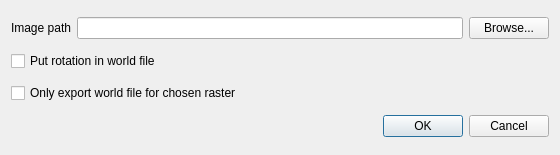
<?xml version="1.0" encoding="UTF-8"?>
<ui version="4.0">
 <class>ExportGeorefRasterDialog</class>
 <widget class="QDialog" name="ExportGeorefRasterDialog">
  <property name="geometry">
   <rect>
    <x>0</x>
    <y>0</y>
    <width>560</width>
    <height>155</height>
   </rect>
  </property>
  <property name="windowTitle">
   <string>Export georeferenced raster</string>
  </property>
  <layout class="QVBoxLayout" name="verticalLayout">
   <item>
    <layout class="QGridLayout" name="pathLayout">
     <item row="0" column="0">
      <widget class="QLabel" name="label">
       <property name="text">
        <string>Image path</string>
       </property>
       <property name="buddy">
        <cstring>lineEditImagePath</cstring>
       </property>
      </widget>
     </item>
     <item row="0" column="1">
      <widget class="QLineEdit" name="lineEditImagePath">
       <property name="sizePolicy">
        <sizepolicy hsizetype="Expanding" vsizetype="Fixed">
         <horstretch>1</horstretch>
         <verstretch>0</verstretch>
        </sizepolicy>
       </property>
      </widget>
     </item>
     <item row="0" column="2">
      <widget class="QPushButton" name="pushButtonBrowse">
       <property name="text">
        <string>Browse...</string>
       </property>
      </widget>
     </item>
    </layout>
   </item>
   <item>
    <widget class="QCheckBox" name="checkBoxRotationMode">
     <property name="toolTip">
      <string>&lt;html&gt;&lt;head/&gt;&lt;body&gt;&lt;p&gt;If checked, the raster will be exported as is and the world file will contain the rotation, scaling and translation. Some GIS software may not be able to georeference the raster correctly in this mode. If unchecked, the raster will be modified with the rotation and the scaling between axis and the world file will contain the rest of the transformation.&lt;/p&gt;&lt;/body&gt;&lt;/html&gt;</string>
     </property>
     <property name="text">
      <string>Put rotation in world file</string>
     </property>
    </widget>
   </item>
   <item>
    <widget class="QCheckBox" name="checkBoxOnlyWorldFile">
     <property name="toolTip">
      <string>&lt;html&gt;&lt;head/&gt;&lt;body&gt;&lt;p&gt;If checked, only the world file will be exported and the chosen file will not be overwritten. The rotation will be included in the world file.&lt;/p&gt;&lt;/body&gt;&lt;/html&gt;</string>
     </property>
     <property name="text">
      <string>Only export world file for chosen raster</string>
     </property>
    </widget>
   </item>
   <item>
    <widget class="QDialogButtonBox" name="buttonBox">
     <property name="orientation">
      <enum>Qt::Horizontal</enum>
     </property>
     <property name="standardButtons">
      <set>QDialogButtonBox::Cancel|QDialogButtonBox::Ok</set>
     </property>
    </widget>
   </item>
  </layout>
 </widget>
 <resources/>
 <connections>
  <connection>
   <sender>buttonBox</sender>
   <signal>accepted()</signal>
   <receiver>ExportGeorefRasterDialog</receiver>
   <slot>accept()</slot>
   <hints>
    <hint type="sourcelabel">
     <x>248</x>
     <y>254</y>
    </hint>
    <hint type="destinationlabel">
     <x>157</x>
     <y>274</y>
    </hint>
   </hints>
  </connection>
  <connection>
   <sender>buttonBox</sender>
   <signal>rejected()</signal>
   <receiver>ExportGeorefRasterDialog</receiver>
   <slot>reject()</slot>
   <hints>
    <hint type="sourcelabel">
     <x>316</x>
     <y>260</y>
    </hint>
    <hint type="destinationlabel">
     <x>286</x>
     <y>274</y>
    </hint>
   </hints>
  </connection>
 </connections>
</ui>
